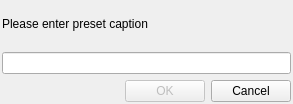
<ui version="4.0" >
 <class>StatusPresetCaptionClass</class>
 <widget class="QDialog" name="StatusPresetCaptionClass" >
  <property name="geometry" >
   <rect>
    <x>0</x>
    <y>0</y>
    <width>293</width>
    <height>104</height>
   </rect>
  </property>
  <property name="windowTitle" >
   <string>StatusPresetCaption</string>
  </property>
  <layout class="QGridLayout" name="gridLayout" >
   <property name="margin" >
    <number>2</number>
   </property>
   <item row="0" column="0" >
    <layout class="QVBoxLayout" name="verticalLayout" >
     <item>
      <widget class="QLabel" name="label" >
       <property name="text" >
        <string>Please enter preset caption</string>
       </property>
      </widget>
     </item>
     <item>
      <widget class="QLineEdit" name="presetEdit" />
     </item>
     <item>
      <layout class="QHBoxLayout" name="horizontalLayout" >
       <item>
        <spacer name="horizontalSpacer" >
         <property name="orientation" >
          <enum>Qt::Horizontal</enum>
         </property>
         <property name="sizeHint" stdset="0" >
          <size>
           <width>40</width>
           <height>20</height>
          </size>
         </property>
        </spacer>
       </item>
       <item>
        <widget class="QPushButton" name="okButton" >
         <property name="enabled" >
          <bool>false</bool>
         </property>
         <property name="text" >
          <string>OK</string>
         </property>
        </widget>
       </item>
       <item>
        <widget class="QPushButton" name="cancelButton" >
         <property name="text" >
          <string>Cancel</string>
         </property>
        </widget>
       </item>
      </layout>
     </item>
    </layout>
   </item>
  </layout>
 </widget>
 <layoutdefault spacing="6" margin="11" />
 <resources/>
 <connections>
  <connection>
   <sender>okButton</sender>
   <signal>clicked()</signal>
   <receiver>StatusPresetCaptionClass</receiver>
   <slot>accept()</slot>
   <hints>
    <hint type="sourcelabel" >
     <x>169</x>
     <y>77</y>
    </hint>
    <hint type="destinationlabel" >
     <x>81</x>
     <y>70</y>
    </hint>
   </hints>
  </connection>
  <connection>
   <sender>cancelButton</sender>
   <signal>clicked()</signal>
   <receiver>StatusPresetCaptionClass</receiver>
   <slot>reject()</slot>
   <hints>
    <hint type="sourcelabel" >
     <x>271</x>
     <y>77</y>
    </hint>
    <hint type="destinationlabel" >
     <x>295</x>
     <y>63</y>
    </hint>
   </hints>
  </connection>
 </connections>
</ui>
